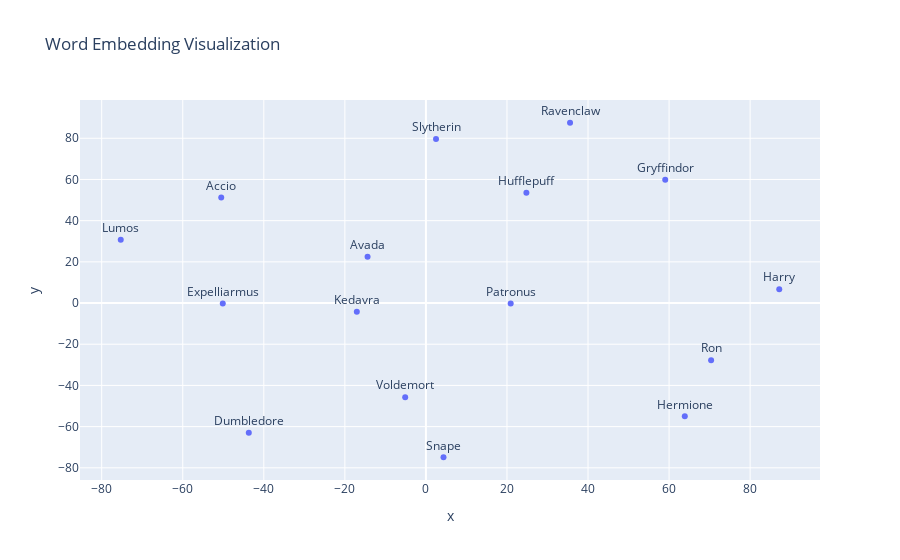

This figure's notebook cell:
### Code cell
tsne = TSNE(n_components=2, random_state=42, perplexity=10)
vectors_2d = tsne.fit_transform(word_embeddings[indices])
df = pd.DataFrame({
    'x': vectors_2d[:, 0],
    'y': vectors_2d[:, 1],
    'word': themed_words
})

fig = px.scatter(df, x='x', y='y', text='word', 
                 title='Word Embedding Visualization')
fig.update_traces(textposition='top center')
fig.show()

### Figure 1 — Plotly figure (JSON) as saved in the notebook; plotly's stock layout.template omitted (floating-point values rounded to 4 significant figures)
{"data": [{"hovertemplate": "x=%{x}<br>y=%{y}<br>word=%{text}<extra></extra>", "legendgroup": "", "marker": {"color": "#636efa", "symbol": "circle"}, "mode": "markers+text", "name": "", "orientation": "v", "showlegend": false, "text": ["Harry", "Ron", "Hermione", "Dumbledore", "Voldemort", "Snape", "Gryffindor", "Hufflepuff", "Ravenclaw", "Slytherin", "Expelliarmus", "Accio", "Lumos", "Patronus", "Avada", "Kedavra"], "textposition": "top center", "type": "scatter", "x": [87.19, 70.37, 63.88, -43.7, -5.113, 4.341, 59.05, 24.8, 35.56, 2.497, -50.12, -50.51, -75.3, 20.92, -14.4, -17.05], "xaxis": "x", "y": [6.722, -27.75, -55.0, -62.99, -45.69, -74.88, 59.87, 53.5, 87.54, 79.7, -0.2625, 51.24, 30.78, -0.2034, 22.46, -4.279], "yaxis": "y"}], "layout": {"legend": {"tracegroupgap": 0}, "title": {"text": "Word Embedding Visualization"}, "xaxis": {"anchor": "y", "domain": [0, 1], "title": {"text": "x"}}, "yaxis": {"anchor": "x", "domain": [0, 1], "title": {"text": "y"}}}}
